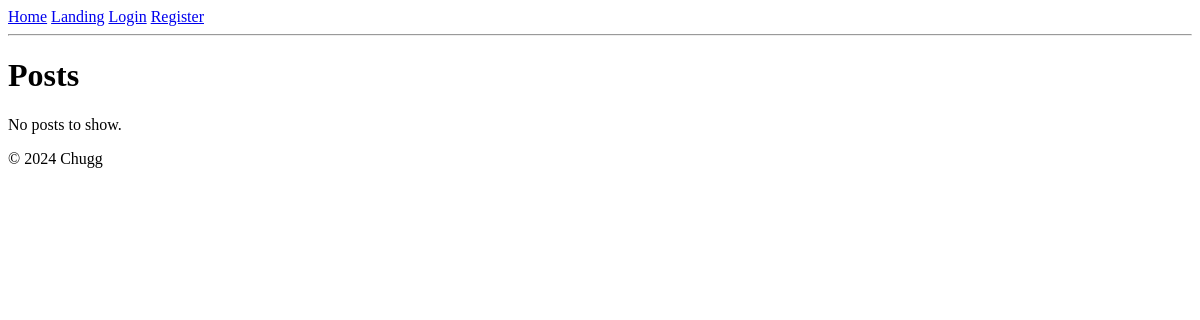
The page /index on the database as committed earlier.
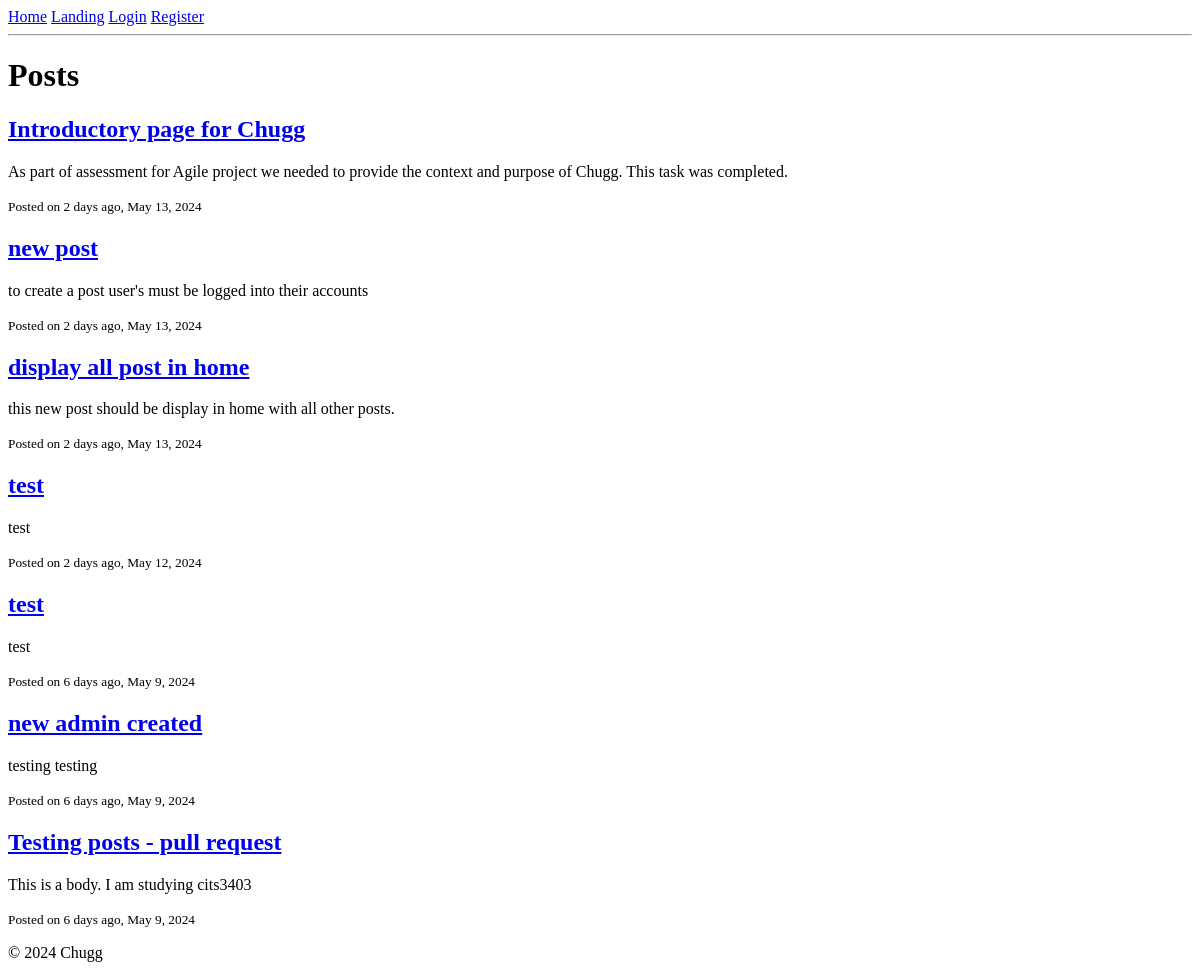
The same page on the database as committed later.
### app/models.py (models this page shows, shortened)
class Post(db.Model):
    id: sql_orm.Mapped[int] = sql_orm.mapped_column(primary_key=True)
    title: sql_orm.Mapped[str] = sql_orm.mapped_column(sql_al.String(32))
    body: sql_orm.Mapped[str] = sql_orm.mapped_column(sql_al.String(140))
    timestamp: sql_orm.Mapped[datetime] = sql_orm.mapped_column(
        index=True, default=lambda: datetime.now(timezone.utc)
    )
    user_id: sql_orm.Mapped[int] = sql_orm.mapped_column(sql_al.ForeignKey(User.id), index=True)
    author: sql_orm.Mapped[User] = sql_orm.relationship(back_populates='posts')

### app/routes.py (the view)
@app.route('/')
@app.route('/index')
def index():
    posts = Post.query.order_by(Post.timestamp.desc()).all()
    return render_template('home.html', posts=posts)

### app/templates/home.html (shortened to what this page needs)
{% extends "base.html" %}
{% block content %}
        <div>
                <h1>Posts</h1>
                {% for post in posts %}
                <div>
                    <h2><a href="{{ url_for('post', post_id=post.id) }}">{{ post.title }}</a></h2>
                    <p>{{ post.body }}</p>
                    <small>Posted on {{ moment(post.timestamp).fromNow() }}, {{ moment(post.timestamp).format('LL') }}</small>
                </div>
                {% else %}
                <p>No posts to show.</p>
                {% endfor %}
            </div>
{% endblock %}

### app/templates/base.html (shortened to what this page needs)
<!DOCTYPE html>
<html lang="en">
<head>
</head>
<body>
    <nav>
        <div>
            <a class="nav-item nav-link" id="home" href="{{ url_for('index') }}">Home</a>
            {% if current_user.is_anonymous %}
            <a class="nav-item nav-link" id="landing" href="{{ url_for('landing') }}">Landing</a>
            <a class="nav-item nav-link" id="login" href="{{ url_for('login') }}">Login</a>
            <a class="nav-item nav-link" id="register" href="{{ url_for('register') }}">Register</a>
            {% else %}
            <a class="nav-item nav-link" id="logout" href="{{ url_for('logout') }}">Logout</a>
            {% endif %}
        </div>
    </nav>
    <hr>
    {% block content %}{% endblock %}
    <footer>
        <p>&copy; 2024 Chugg</p>
    </footer>
</body>
</html>

Rows that differ between the two databases and show on the page:
added Post: title "Introductory page for Chugg", body "As part of assessment for Agile project we needed to provide the context and purpose of Chugg. This task was completed.", timestamp "2 days ago", timestamp "May 13, 2024"
added Post: title "new post", body "to create a post user's must be logged into their accounts", timestamp "2 days ago", timestamp "May 13, 2024"
added Post: title "display all post in home", body "this new post should be display in home with all other posts.", timestamp "2 days ago", timestamp "May 13, 2024"
added Post: title "test", body "test", timestamp "2 days ago", timestamp "May 12, 2024"
added Post: title "test", body "test", timestamp "6 days ago", timestamp "May 9, 2024"
added Post: title "new admin created", body "testing testing", timestamp "6 days ago", timestamp "May 9, 2024"
added Post: title "Testing posts - pull request", body "This is a body. I am studying cits3403", timestamp "6 days ago", timestamp "May 9, 2024"
Other text that changed with them:
text no longer shown: "No posts to show."
